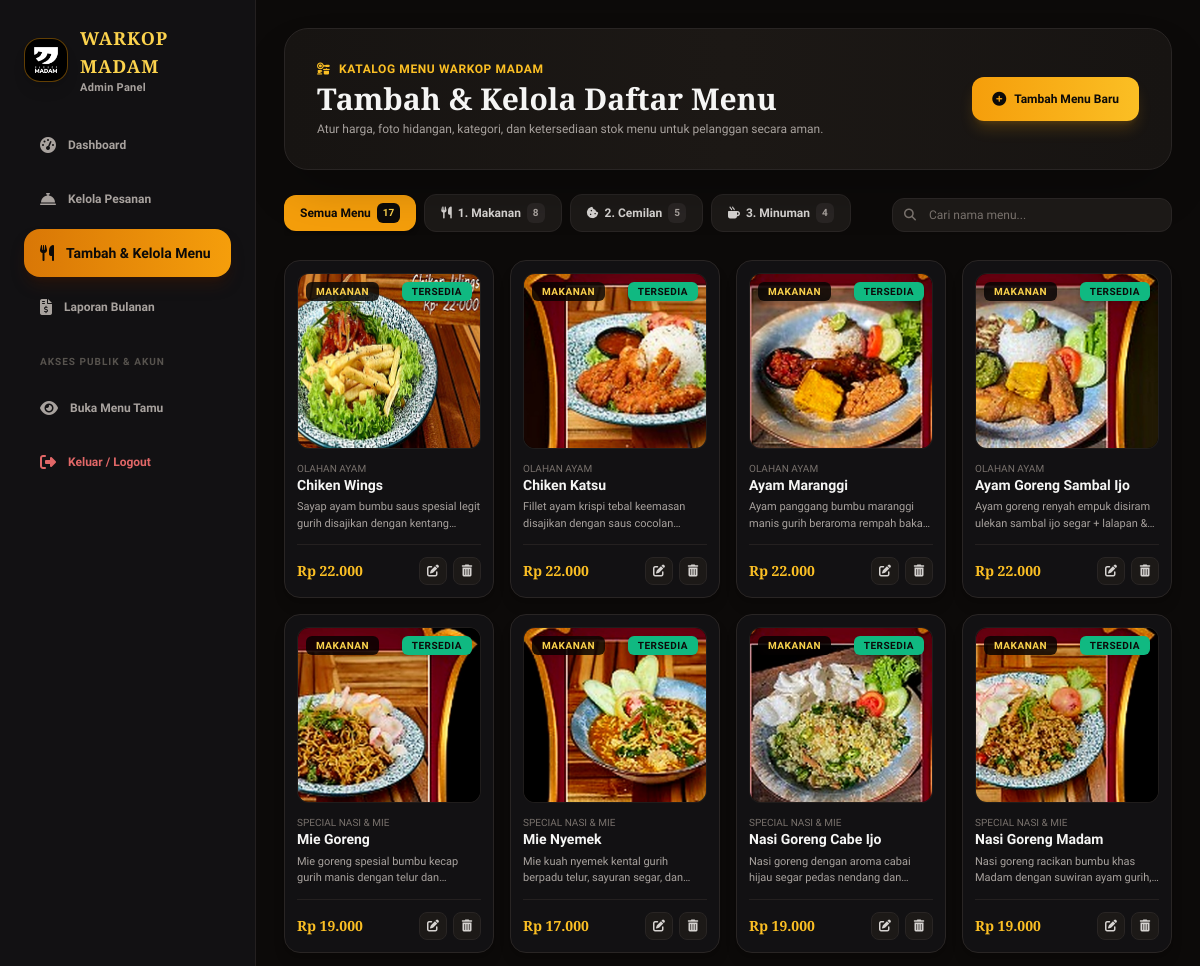
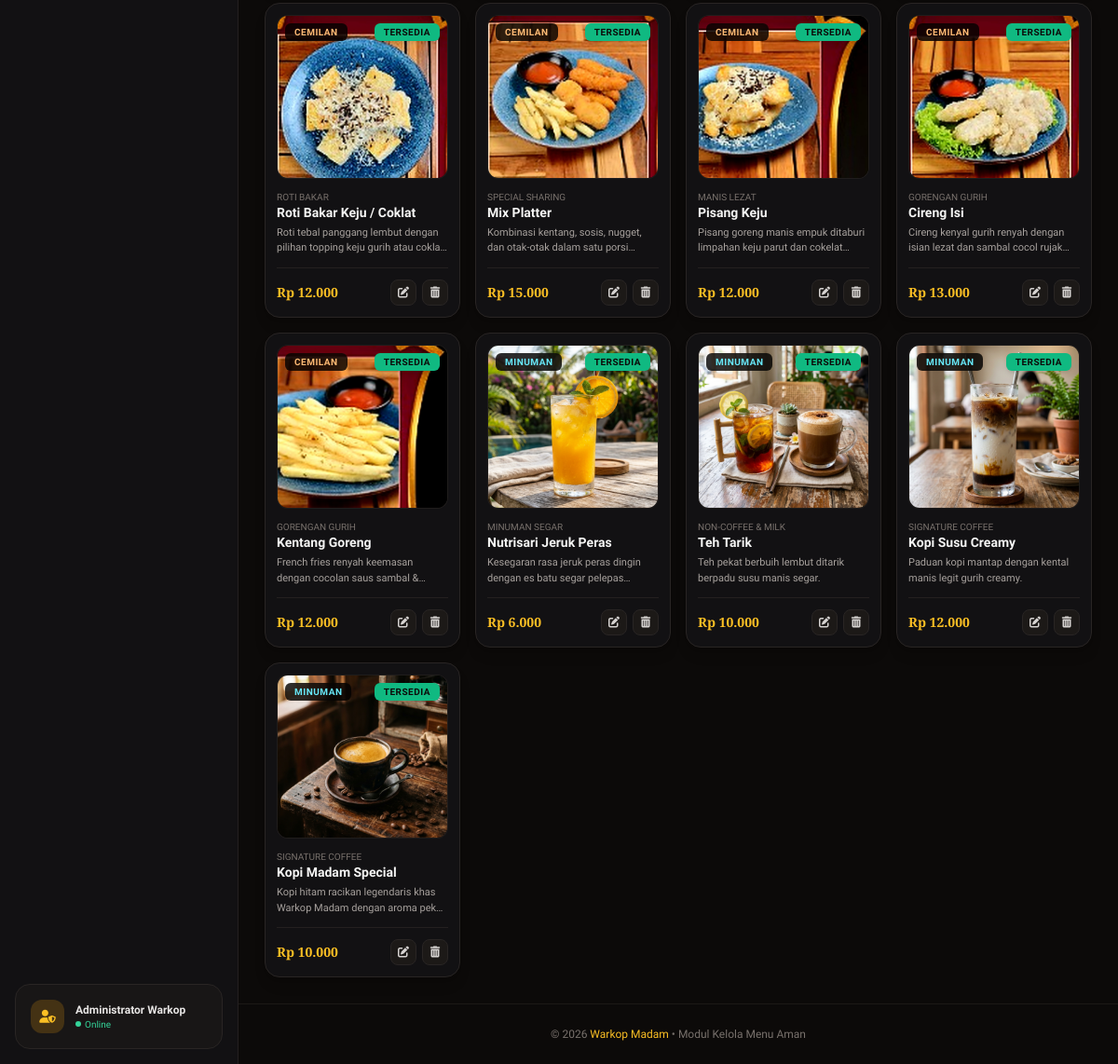
Screenshot of /kelola_menu.php (signed in) with the database file from the repository (2 pictures, top to bottom).
### tables this page shows
CREATE TABLE IF NOT EXISTS `menu_items` (
  `id` int(11) NOT NULL AUTO_INCREMENT,
  `nama_menu` varchar(100) NOT NULL,
  `kategori` enum('makanan','cemilan','minuman') NOT NULL,
  `subkategori` varchar(50) DEFAULT 'Umum',
  `harga` int(11) NOT NULL,
  `deskripsi` text DEFAULT NULL,
  `foto` varchar(255) DEFAULT 'assets/logo.png',
  `status` enum('tersedia','habis') DEFAULT 'tersedia',
  `created_at` timestamp NOT NULL DEFAULT current_timestamp(),
  PRIMARY KEY (`id`),
  KEY `idx_kategori` (`kategori`),
  KEY `idx_status` (`status`)
);

### includes/security.php (called while the page is built, shortened)
<?php
function e($string) {
    return htmlspecialchars((string)$string, ENT_QUOTES, 'UTF-8');
}
function generate_csrf_token() {
    return $_SESSION['csrf_token'];
}
function csrf_token() {
    return generate_csrf_token();
}

### kelola_menu.php (the view, shortened to what this page needs)
<?php
require_once __DIR__ . '/security.php';
try {
    $pdo = get_db_connection();
    $filter_kat = $_GET['kategori'] ?? 'semua';
    $search = trim($_GET['q'] ?? '');
    $query = "SELECT * FROM menu_items WHERE 1=1";
    $params = [];
    $query .= " ORDER BY kategori ASC, id DESC";
    $stmt_menu = $pdo->prepare($query);
    $stmt_menu->execute($params);
    $menu_list = $stmt_menu->fetchAll();
    $count_all = $pdo->query("SELECT COUNT(*) FROM menu_items")->fetchColumn();
    $count_makanan = $pdo->query("SELECT COUNT(*) FROM menu_items WHERE kategori='makanan'")->fetchColumn();
    $count_cemilan = $pdo->query("SELECT COUNT(*) FROM menu_items WHERE kategori='cemilan'")->fetchColumn();
    $count_minuman = $pdo->query("SELECT COUNT(*) FROM menu_items WHERE kategori='minuman'")->fetchColumn();
} catch (Exception $e) {
    error_log("Kelola Menu Error: " . $e->getMessage());
    $message = "Terjadi kendala sistem database yang aman.";
    $message_type = 'error';
}
?>
<!DOCTYPE html>
<html lang="id">
<head>
    <script src="https://cdn.tailwindcss.com"></script>
    <link rel="stylesheet" href="https://cdnjs.cloudflare.com/ajax/libs/font-awesome/6.4.0/css/all.min.css">
</head>
<body class="bg-[#09090b] text-stone-100 min-h-screen flex selection:bg-amber-500 selection:text-stone-950">
    <?php
    require_once __DIR__ . '/includes/admin_sidebar.php';
    ?>
    <div class="flex-1 flex flex-col min-w-0 bg-[#0c0a09]">
        <main class="flex-1 p-4 sm:p-7 max-w-7xl w-full mx-auto space-y-6">
            <div class="bg-gradient-to-r from-[#171412] via-[#1c1815] to-[#171412] rounded-3xl p-6 sm:p-8 border border-stone-800 shadow-2xl relative overflow-hidden flex flex-col md:flex-row md:items-center justify-between gap-4">
                <div>
                    <span class="text-xs text-amber-400 font-bold uppercase tracking-wider flex items-center gap-2">
                        <i class="fa-solid fa-kitchen-set"></i> Katalog Menu Warkop Madam
                    </span>
                    <h2 class="text-2xl sm:text-3xl font-black font-serif-title text-stone-100 mt-1">
                        Tambah & Kelola Daftar Menu
                    </h2>
                    <p class="text-xs text-stone-400 mt-1">
                        Atur harga, foto hidangan, kategori, dan ketersediaan stok menu untuk pelanggan secara aman.
                    </p>
                </div>
                <button onclick="openAddMenuModal()" class="px-5 py-3 rounded-xl bg-gradient-to-r from-amber-500 to-amber-400 hover:from-amber-400 hover:to-amber-300 text-stone-950 font-black text-xs shadow-lg shadow-amber-500/20 transition flex items-center gap-2 self-start md:self-auto active:scale-95">
                    <i class="fa-solid fa-plus-circle text-sm"></i>
                    <span>Tambah Menu Baru</span>
                </button>
            </div>
            <div class="flex flex-col lg:flex-row lg:items-center justify-between gap-4">
                <div class="flex items-center gap-2 overflow-x-auto pb-1 no-scrollbar">
                    <a href="kelola_menu.php?kategori=semua" class="px-4 py-2 rounded-xl text-xs font-bold transition flex items-center gap-1.5 <?php echo $filter_kat === 'semua' ? 'bg-amber-500 text-stone-950 shadow-md' : 'bg-stone-900 text-stone-300 border border-stone-800 hover:border-amber-500/30'; ?>">
                        <span>Semua Menu</span>
                        <span class="px-1.5 py-0.5 rounded-md text-[10px] <?php echo $filter_kat === 'semua' ? 'bg-stone-950 text-amber-300' : 'bg-stone-800 text-stone-400'; ?>"><?php echo intval($count_all); ?></span>
                    </a>
                    <a href="kelola_menu.php?kategori=makanan" class="px-4 py-2 rounded-xl text-xs font-bold transition flex items-center gap-1.5 <?php echo $filter_kat === 'makanan' ? 'bg-amber-500 text-stone-950 shadow-md' : 'bg-stone-900 text-stone-300 border border-stone-800 hover:border-amber-500/30'; ?>">
                        <i class="fa-solid fa-utensils text-xs"></i>
                        <span>1. Makanan</span>
                        <span class="px-1.5 py-0.5 rounded-md text-[10px] <?php echo $filter_kat === 'makanan' ? 'bg-stone-950 text-amber-300' : 'bg-stone-800 text-stone-400'; ?>"><?php echo intval($count_makanan); ?></span>
                    </a>
                    <a href="kelola_menu.php?kategori=cemilan" class="px-4 py-2 rounded-xl text-xs font-bold transition flex items-center gap-1.5 <?php echo $filter_kat === 'cemilan' ? 'bg-amber-500 text-stone-950 shadow-md' : 'bg-stone-900 text-stone-300 border border-stone-800 hover:border-amber-500/30'; ?>">
                        <i class="fa-solid fa-cookie-bite text-xs"></i>
                        <span>2. Cemilan</span>
                        <span class="px-1.5 py-0.5 rounded-md text-[10px] <?php echo $filter_kat === 'cemilan' ? 'bg-stone-950 text-amber-300' : 'bg-stone-800 text-stone-400'; ?>"><?php echo intval($count_cemilan); ?></span>
                    </a>
                    <a href="kelola_menu.php?kategori=minuman" class="px-4 py-2 rounded-xl text-xs font-bold transition flex items-center gap-1.5 <?php echo $filter_kat === 'minuman' ? 'bg-amber-500 text-stone-950 shadow-md' : 'bg-stone-900 text-stone-300 border border-stone-800 hover:border-amber-500/30'; ?>">
                        <i class="fa-solid fa-mug-hot text-xs"></i>
                        <span>3. Minuman</span>
                        <span class="px-1.5 py-0.5 rounded-md text-[10px] <?php echo $filter_kat === 'minuman' ? 'bg-stone-950 text-amber-300' : 'bg-stone-800 text-stone-400'; ?>"><?php echo intval($count_minuman); ?></span>
                    </a>
                </div>
                <form action="" method="GET" class="relative min-w-[280px]">
                    <input type="text" name="q" value="<?php echo e($search); ?>" placeholder="Cari nama menu..." maxlength="100" class="w-full pl-9 pr-4 py-2 bg-stone-900 border border-stone-800 rounded-xl text-xs text-stone-100 placeholder-stone-500 focus:outline-none focus:border-amber-500">
                    <i class="fa-solid fa-magnifying-glass absolute left-3 top-1/2 -translate-y-1/2 text-stone-500 text-xs"></i>
                </form>
            </div>
            <div class="grid grid-cols-1 sm:grid-cols-2 md:grid-cols-3 lg:grid-cols-4 gap-4 mb-8">
                <?php if (empty($menu_list)): ?>
                    <div class="col-span-full text-center py-16 bg-[#121113] rounded-3xl border border-stone-800 text-stone-500">
                        <i class="fa-solid fa-bowl-food text-4xl mb-3 text-stone-700 block"></i>
                        <p class="text-sm font-semibold">Tidak ada menu yang ditemukan pada kategori ini.</p>
                        <button onclick="openAddMenuModal()" class="mt-3 text-xs text-amber-400 underline font-semibold">Tambah Menu Sekarang</button>
                    </div>
                <?php else: ?>
                    <?php foreach ($menu_list as $item): ?>
                        <div class="bg-[#121113] rounded-2xl border border-stone-800 hover:border-amber-500/40 p-3 shadow-lg flex flex-col justify-between transition duration-200 group">
                            <div>
                                <div class="relative w-full h-44 rounded-xl bg-black overflow-hidden mb-3 border border-stone-800/80">
                                    <img src="<?php echo e($item['foto']); ?>" alt="<?php echo e($item['nama_menu']); ?>" onerror="this.onerror=null; this.src='assets/logo.png';" class="w-full h-full object-cover group-hover:scale-105 transition duration-300">
                                    <span class="absolute top-2 left-2 px-2.5 py-0.5 rounded-md bg-black/80 backdrop-blur-md text-[10px] font-bold uppercase tracking-wider <?php echo $item['kategori'] === 'makanan' ? 'text-amber-300' : ($item['kategori'] === 'cemilan' ? 'text-orange-300' : 'text-cyan-300'); ?>">
                                        <?php echo e($item['kategori']); ?>
                                    </span>
                                    <a href="kelola_menu.php?toggle_status=<?php echo intval($item['id']); ?>&csrf_token=<?php echo csrf_token(); ?>" title="Klik untuk ubah status stok" class="absolute top-2 right-2 px-2.5 py-0.5 rounded-md text-[10px] font-extrabold uppercase tracking-wider transition shadow-md <?php echo $item['status'] === 'tersedia' ? 'bg-emerald-500 text-stone-950 hover:bg-emerald-400' : 'bg-red-600 text-white hover:bg-red-500'; ?>">
                                        <?php echo $item['status'] === 'tersedia' ? 'Tersedia' : 'Habis'; ?>
                                    </a>
                                </div>
                                <span class="text-[10px] text-stone-500 block uppercase"><?php echo e($item['subkategori']); ?></span>
                                <h4 class="font-bold text-sm text-stone-100 leading-snug"><?php echo e($item['nama_menu']); ?></h4>
                                <?php if (!empty($item['deskripsi'])): ?>
                                    <p class="text-[11px] text-stone-400 line-clamp-2 mt-1"><?php echo e($item['deskripsi']); ?></p>
                                <?php endif; ?>
                            </div>
                            <div class="pt-3 mt-3 border-t border-stone-800/80 flex items-center justify-between">
                                <span class="text-sm font-black font-serif-title text-amber-400">
                                    Rp <?php echo number_format($item['harga'], 0, ',', '.'); ?>
                                </span>
                                <div class="flex items-center gap-1.5">
                                    <button onclick="openEditMenuModal(<?php echo htmlspecialchars(json_encode($item), ENT_QUOTES, 'UTF-8'); ?>)" class="w-7 h-7 rounded-lg bg-stone-900 hover:bg-amber-500/20 text-stone-300 hover:text-amber-300 border border-stone-800 flex items-center justify-center text-xs transition" title="Edit Menu">
                                        <i class="fa-solid fa-pen-to-square"></i>
                                    </button>
                                    <form action="" method="POST" onsubmit="return confirm('Hapus menu <?php echo addslashes($item['nama_menu']); ?>?');">
                                        <button type="submit" class="w-7 h-7 rounded-lg bg-stone-900 hover:bg-red-500/20 text-stone-300 hover:text-red-400 border border-stone-800 flex items-center justify-center text-xs transition" title="Hapus Menu">
                                            <i class="fa-solid fa-trash-can"></i>
                                        </button>
                                    </form>
                                </div>
                            </div>
                        </div>
                    <?php endforeach; ?>
                <?php endif; ?>
            </div>
        </main>
        <footer class="text-center text-xs text-stone-500 py-6 border-t border-stone-900">
            &copy; 2026 <span class="text-amber-400 font-medium">Warkop Madam</span> &bull; Modul Kelola Menu Aman
        </footer>
    </div>
</body>
</html>

### rows the page displays
menu_items: foto (picture), kategori "MAKANAN", status "TERSEDIA", subkategori "OLAHAN AYAM", nama_menu "Chiken Wings", deskripsi "Sayap ayam bumbu saus spesial legit gurih disajikan dengan…", harga "22.000"
menu_items: foto (picture), kategori "MAKANAN", status "TERSEDIA", subkategori "OLAHAN AYAM", nama_menu "Chiken Katsu", deskripsi "Fillet ayam krispi tebal keemasan disajikan dengan saus…", harga "22.000"
menu_items: foto (picture), kategori "MAKANAN", status "TERSEDIA", subkategori "OLAHAN AYAM", nama_menu "Ayam Maranggi", deskripsi "Ayam panggang bumbu maranggi manis gurih beraroma rempah…", harga "22.000"
menu_items: foto (picture), kategori "MAKANAN", status "TERSEDIA", subkategori "OLAHAN AYAM", nama_menu "Ayam Goreng Sambal Ijo", deskripsi "Ayam goreng renyah empuk disiram ulekan sambal ijo segar + lalapan…", harga "22.000"
menu_items: foto (picture), kategori "MAKANAN", status "TERSEDIA", subkategori "SPECIAL NASI & MIE", nama_menu "Mie Goreng", deskripsi "Mie goreng spesial bumbu kecap gurih manis dengan telur…", harga "19.000"
menu_items: foto (picture), kategori "MAKANAN", status "TERSEDIA", subkategori "SPECIAL NASI & MIE", nama_menu "Mie Nyemek", deskripsi "Mie kuah nyemek kental gurih berpadu telur, sayuran segar,…", harga "17.000"
menu_items: foto (picture), kategori "MAKANAN", status "TERSEDIA", subkategori "SPECIAL NASI & MIE", nama_menu "Nasi Goreng Cabe Ijo", deskripsi "Nasi goreng dengan aroma cabai hijau segar pedas nendang…", harga "19.000"
menu_items: foto (picture), kategori "MAKANAN", status "TERSEDIA", subkategori "SPECIAL NASI & MIE", nama_menu "Nasi Goreng Madam", deskripsi "Nasi goreng racikan bumbu khas Madam dengan suwiran ayam…", harga "19.000"
menu_items: foto (picture), kategori "CEMILAN", status "TERSEDIA", subkategori "ROTI BAKAR", nama_menu "Roti Bakar Keju / Coklat", deskripsi "Roti tebal panggang lembut dengan pilihan topping keju gurih atau…", harga "12.000"
menu_items: foto (picture), kategori "CEMILAN", status "TERSEDIA", subkategori "SPECIAL SHARING", nama_menu "Mix Platter", deskripsi "Kombinasi kentang, sosis, nugget, dan otak-otak dalam satu…", harga "15.000"
menu_items: foto (picture), kategori "CEMILAN", status "TERSEDIA", subkategori "MANIS LEZAT", nama_menu "Pisang Keju", deskripsi "Pisang goreng manis empuk ditaburi limpahan keju parut dan…", harga "12.000"
menu_items: foto (picture), kategori "CEMILAN", status "TERSEDIA", subkategori "GORENGAN GURIH", nama_menu "Cireng Isi", deskripsi "Cireng kenyal gurih renyah dengan isian lezat dan sambal cocol…", harga "13.000"
menu_items: foto (picture), kategori "CEMILAN", status "TERSEDIA", subkategori "GORENGAN GURIH", nama_menu "Kentang Goreng", deskripsi "French fries renyah keemasan dengan cocolan saus sambal…", harga "12.000"
menu_items: foto (picture), kategori "MINUMAN", status "TERSEDIA", subkategori "MINUMAN SEGAR", nama_menu "Nutrisari Jeruk Peras", deskripsi "Kesegaran rasa jeruk peras dingin dengan es batu segar…", harga "6.000"
menu_items: foto (picture), kategori "MINUMAN", status "TERSEDIA", subkategori "NON-COFFEE & MILK", nama_menu "Teh Tarik", deskripsi "Teh pekat berbuih lembut ditarik berpadu susu manis segar.", harga "10.000"
menu_items: foto (picture), kategori "MINUMAN", status "TERSEDIA", subkategori "SIGNATURE COFFEE", nama_menu "Kopi Susu Creamy", deskripsi "Paduan kopi mantap dengan kental manis legit gurih creamy.", harga "12.000"
menu_items: foto (picture), kategori "MINUMAN", status "TERSEDIA", subkategori "SIGNATURE COFFEE", nama_menu "Kopi Madam Special", deskripsi "Kopi hitam racikan legendaris khas Warkop Madam dengan aroma…", harga "10.000"

### other values shown
$admin_display_name "Administrator Warkop"
$count_all "17"
$count_makanan "8"
$count_cemilan "5"
$count_minuman "4"
